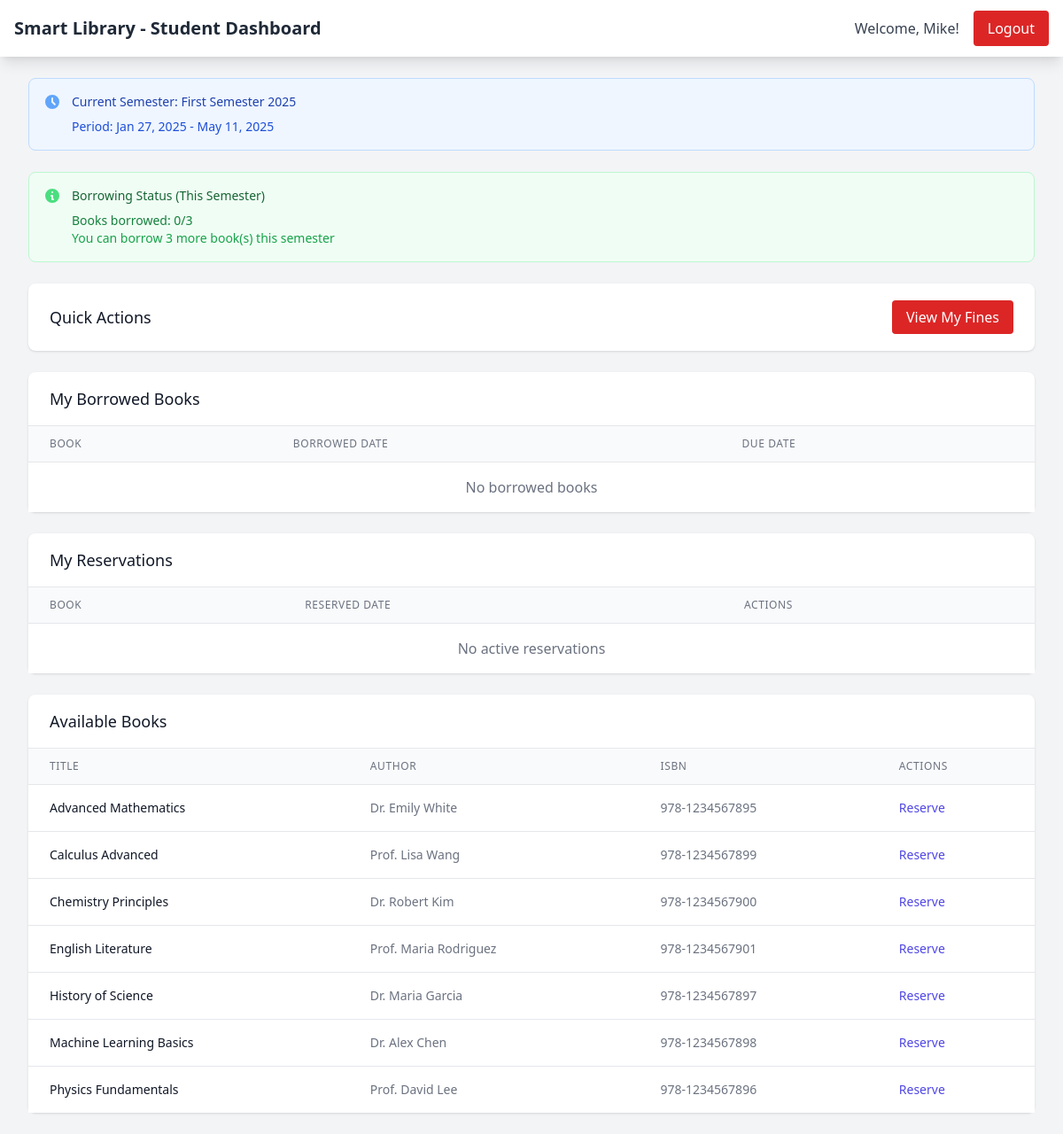
/student/dashboard.php (signed in), run on the app's committed database.
### tables this page shows
CREATE TABLE semesters (
    id INT AUTO_INCREMENT PRIMARY KEY,
    name VARCHAR(100) NOT NULL,
    start_date DATE NOT NULL,
    end_date DATE NOT NULL,
    is_current BOOLEAN DEFAULT FALSE,
    created_at TIMESTAMP DEFAULT CURRENT_TIMESTAMP
);

CREATE TABLE books (
    id INT AUTO_INCREMENT PRIMARY KEY,
    title VARCHAR(255) NOT NULL,
    author VARCHAR(255) NOT NULL,
    isbn VARCHAR(20) UNIQUE NULL,
    category VARCHAR(100),
    price DECIMAL(10,2) DEFAULT 0.00,
    status ENUM('available', 'borrowed', 'reserved', 'archived') DEFAULT 'available',
    created_at TIMESTAMP DEFAULT CURRENT_TIMESTAMP,
    updated_at TIMESTAMP DEFAULT CURRENT_TIMESTAMP ON UPDATE CURRENT_TIMESTAMP
);

### config/semester_manager.php (called while the page is built, shortened)
<?php
require_once 'database.php';
class SemesterManager {
    private $db;
    public function __construct() {
        $database = new Database();
        $this->db = $database->getConnection();
    }
    public function getCurrentSemester() {
        $query = "SELECT * FROM semesters WHERE is_current = TRUE LIMIT 1";
        $stmt = $this->db->prepare($query);
        $stmt->execute();
        return $stmt->fetch(PDO::FETCH_ASSOC);
    }
    public function getStudentBorrowingCount($user_id, $semester_id = null) {
        $query = "SELECT COUNT(*) as count FROM transactions
                  WHERE user_id = ? AND semester_id = ? AND transaction_type = 'borrow' AND status = 'active'";
        $stmt = $this->db->prepare($query);
        $stmt->execute([$user_id, $semester_id]);
        $result = $stmt->fetch(PDO::FETCH_ASSOC);
        return $result['count'];
    }
    public function canStudentBorrow($user_id, $semester_id = null) {
        $current_semester = $this->getCurrentSemester();
        $semester_id = $semester_id ?: $current_semester['id'];
        $borrowing_count = $this->getStudentBorrowingCount($user_id, $semester_id);
        $limit = 3;
        return $borrowing_count < $limit;
    }
}
?>

### config/database.php (called while the page is built, shortened)
<?php
class Database {
    private $host = 'localhost';
    private $db_name = 'smart_library';
    private $username = 'root';
    private $password = '';
    public function getConnection() {
        $this->conn = null;
        try {
            $this->conn = new PDO(
                "mysql:host=" . $this->host . ";dbname=" . $this->db_name,
                $this->username,
                $this->password
            );
            $this->conn->setAttribute(PDO::ATTR_ERRMODE, PDO::ERRMODE_EXCEPTION);
        } catch(PDOException $exception) {
            echo "Connection error: " . $exception->getMessage();
        }
        return $this->conn;
    }
}
?>

### classes/BookManager.php (called while the page is built, shortened)
<?php
require_once __DIR__ . '/../config/database.php';
require_once __DIR__ . '/Book.php';
class BookManager {
    private $db;
    public function __construct($db = null) {
        if ($db === null) {
            $database = new Database();
            $this->db = $database->getConnection();
        } else {
            $this->db = $db;
        }
    }
    public function getAvailableBooks() {
        return Book::getAvailable($this->db);
    }
}
?>

### classes/Book.php (called while the page is built, shortened)
<?php
require_once __DIR__ . '/../config/database.php';
class Book {
    public static function getAll($db, $status = null, $orderBy = 'created_at DESC') {
        $query = "SELECT * FROM books";
        $params = [];
        if ($status) {
            $query .= " WHERE status = ?";
            $params[] = $status;
        }
        $query .= " ORDER BY " . $orderBy;
        $stmt = $db->prepare($query);
        $stmt->execute($params);
        return $stmt->fetchAll(PDO::FETCH_ASSOC);
    }
    public static function getAvailable($db) {
        return self::getAll($db, 'available', 'title');
    }
}
?>

### student/dashboard.php (the view, shortened to what this page needs)
<?php
require_once '../classes/BookManager.php';
require_once '../config/semester_manager.php';
$database = new Database();
$db = $database->getConnection();
$bookManager = new BookManager($db);
$semesterManager = new SemesterManager();
$current_semester = $semesterManager->getCurrentSemester();
$available_books = $bookManager->getAvailableBooks();
$reservations = Reservation::getActiveReservations($db, $_SESSION['user_id'], $current_semester['id']);
$borrowed_books = Transaction::getActiveBorrows($db, $_SESSION['user_id'], $current_semester['id']);
$borrow_count = $semesterManager->getStudentBorrowingCount($_SESSION['user_id'], $current_semester['id']);
$can_borrow = $semesterManager->canStudentBorrow($_SESSION['user_id'], $current_semester['id']);
?>
<!DOCTYPE html>
<html lang="en">
<head>
    <script src="https://cdn.tailwindcss.com"></script>
    <link href="https://cdn.jsdelivr.net/npm/flowbite@2.2.1/dist/flowbite.min.css" rel="stylesheet" />
</head>
<body class="bg-gray-100">
    <nav class="bg-white shadow-lg">
        <div class="max-w-7xl mx-auto px-4">
            <div class="flex justify-between h-16">
                <div class="flex items-center">
                    <h1 class="text-xl font-semibold text-gray-800">Smart Library - Student Dashboard</h1>
                </div>
                <div class="flex items-center space-x-4">
                    <span class="text-gray-700">Welcome, <?php echo htmlspecialchars($_SESSION['first_name']); ?>!</span>
                    <a href="../logout.php" class="bg-red-600 text-white px-4 py-2 rounded hover:bg-red-700">Logout</a>
                </div>
            </div>
        </div>
    </nav>
    <div class="max-w-7xl mx-auto py-6 sm:px-6 lg:px-8">
        <div class="bg-blue-50 border border-blue-200 rounded-lg p-4 mb-6">
            <div class="flex">
                <div class="flex-shrink-0">
                    <svg class="h-5 w-5 text-blue-400" viewBox="0 0 20 20" fill="currentColor">
                        <path fill-rule="evenodd" d="M10 18a8 8 0 100-16 8 8 0 000 16zm1-12a1 1 0 10-2 0v4a1 1 0 00.293.707l2.828 2.829a1 1 0 101.415-1.415L11 9.586V6z" clip-rule="evenodd" />
                    </svg>
                </div>
                <div class="ml-3">
                    <h3 class="text-sm font-medium text-blue-800">
                        Current Semester: <?php echo htmlspecialchars($current_semester['name']); ?>
                    </h3>
                    <div class="mt-2 text-sm text-blue-700">
                        <p>Period: <?php echo date('M d, Y', strtotime($current_semester['start_date'])); ?> - <?php echo date('M d, Y', strtotime($current_semester['end_date'])); ?></p>
                    </div>
                </div>
            </div>
        </div>
        <div class="bg-green-50 border border-green-200 rounded-lg p-4 mb-6">
            <div class="flex">
                <div class="flex-shrink-0">
                    <svg class="h-5 w-5 text-green-400" viewBox="0 0 20 20" fill="currentColor">
                        <path fill-rule="evenodd" d="M18 10a8 8 0 11-16 0 8 8 0 0116 0zm-7-4a1 1 0 11-2 0 1 1 0 012 0zM9 9a1 1 0 000 2v3a1 1 0 001 1h1a1 1 0 100-2v-3a1 1 0 00-1-1H9z" clip-rule="evenodd" />
                    </svg>
                </div>
                <div class="ml-3">
                    <h3 class="text-sm font-medium text-green-800">
                        Borrowing Status (This Semester)
                    </h3>
                    <div class="mt-2 text-sm text-green-700">
                        <p>Books borrowed: <?php echo $borrow_count; ?>/3</p>
                        <?php if (!$can_borrow): ?>
                            <p class="text-red-600 font-medium">You have reached the maximum borrowing limit (3 books per semester)</p>
                        <?php else: ?>
                            <p class="text-green-600 font-medium">You can borrow <?php echo (3 - $borrow_count); ?> more book(s) this semester</p>
                        <?php endif; ?>
                    </div>
                </div>
            </div>
        </div>
        <div class="bg-white shadow rounded-lg p-6 mb-6">
            <div class="flex justify-between items-center">
                <h2 class="text-lg font-medium text-gray-900">Quick Actions</h2>
                <div class="space-x-4">
                    <a href="fines.php" class="bg-red-600 text-white px-4 py-2 rounded hover:bg-red-700">
                        View My Fines
                    </a>
                </div>
            </div>
        </div>
        <div class="bg-white shadow rounded-lg mb-6">
            <div class="px-6 py-4 border-b border-gray-200">
                <h2 class="text-lg font-medium text-gray-900">My Borrowed Books</h2>
            </div>
            <div class="overflow-x-auto">
                <table class="min-w-full divide-y divide-gray-200">
                    <thead class="bg-gray-50">
                        <tr>
                            <th class="px-6 py-3 text-left text-xs font-medium text-gray-500 uppercase tracking-wider">Book</th>
                            <th class="px-6 py-3 text-left text-xs font-medium text-gray-500 uppercase tracking-wider">Borrowed Date</th>
                            <th class="px-6 py-3 text-left text-xs font-medium text-gray-500 uppercase tracking-wider">Due Date</th>
                        </tr>
                    </thead>
                    <tbody class="bg-white divide-y divide-gray-200">
                        <?php if (empty($borrowed_books)): ?>
                            <tr>
                                <td colspan="3" class="px-6 py-4 text-center text-gray-500">No borrowed books</td>
                            </tr>
                        <?php endif; ?>
                    </tbody>
                </table>
            </div>
        </div>
        <div class="bg-white shadow rounded-lg mb-6">
            <div class="px-6 py-4 border-b border-gray-200">
                <h2 class="text-lg font-medium text-gray-900">My Reservations</h2>
            </div>
            <div class="overflow-x-auto">
                <table class="min-w-full divide-y divide-gray-200">
                    <thead class="bg-gray-50">
                        <tr>
                            <th class="px-6 py-3 text-left text-xs font-medium text-gray-500 uppercase tracking-wider">Book</th>
                            <th class="px-6 py-3 text-left text-xs font-medium text-gray-500 uppercase tracking-wider">Reserved Date</th>
                            <th class="px-6 py-3 text-left text-xs font-medium text-gray-500 uppercase tracking-wider">Actions</th>
                        </tr>
                    </thead>
                    <tbody class="bg-white divide-y divide-gray-200">
                        <?php if (empty($reservations)): ?>
                            <tr>
                                <td colspan="3" class="px-6 py-4 text-center text-gray-500">No active reservations</td>
                            </tr>
                        <?php endif; ?>
                    </tbody>
                </table>
            </div>
        </div>
        <div class="bg-white shadow rounded-lg">
            <div class="px-6 py-4 border-b border-gray-200">
                <h2 class="text-lg font-medium text-gray-900">Available Books</h2>
            </div>
            <div class="overflow-x-auto">
                <table class="min-w-full divide-y divide-gray-200">
                    <thead class="bg-gray-50">
                        <tr>
                            <th class="px-6 py-3 text-left text-xs font-medium text-gray-500 uppercase tracking-wider">Title</th>
                            <th class="px-6 py-3 text-left text-xs font-medium text-gray-500 uppercase tracking-wider">Author</th>
                            <th class="px-6 py-3 text-left text-xs font-medium text-gray-500 uppercase tracking-wider">ISBN</th>
                            <th class="px-6 py-3 text-left text-xs font-medium text-gray-500 uppercase tracking-wider">Actions</th>
                        </tr>
                    </thead>
                    <tbody class="bg-white divide-y divide-gray-200">
                        <?php foreach ($available_books as $book): ?>
                        <tr>
                            <td class="px-6 py-4 whitespace-nowrap text-sm font-medium text-gray-900">
                                <?php echo htmlspecialchars($book['title']); ?>
                            </td>
                            <td class="px-6 py-4 whitespace-nowrap text-sm text-gray-500">
                                <?php echo htmlspecialchars($book['author']); ?>
                            </td>
                            <td class="px-6 py-4 whitespace-nowrap text-sm text-gray-500">
                                <?php echo htmlspecialchars($book['isbn']); ?>
                            </td>
                            <td class="px-6 py-4 whitespace-nowrap text-sm font-medium">
                                <form method="POST" class="inline">
                                    <button type="submit" class="text-indigo-600 hover:text-indigo-900">Reserve</button>
                                </form>
                            </td>
                        </tr>
                        <?php endforeach; ?>
                    </tbody>
                </table>
            </div>
        </div>
    </div>
</body>
</html>

### data on the page
semesters: name "First Semester 2025", start_date "Jan 27, 2025", end_date "May 11, 2025"
books: title "Advanced Mathematics", author "Dr. Emily White", isbn "978-1234567895"
books: title "Calculus Advanced", author "Prof. Lisa Wang", isbn "978-1234567899"
books: title "Chemistry Principles", author "Dr. Robert Kim", isbn "978-1234567900"
books: title "English Literature", author "Prof. Maria Rodriguez", isbn "978-1234567901"
books: title "History of Science", author "Dr. Maria Garcia", isbn "978-1234567897"
books: title "Machine Learning Basics", author "Dr. Alex Chen", isbn "978-1234567898"
books: title "Physics Fundamentals", author "Prof. David Lee", isbn "978-1234567896"

### other printed values
$_SESSION['first_name'] "Mike"
$borrow_count "0"
3 - $borrow_count "3"
